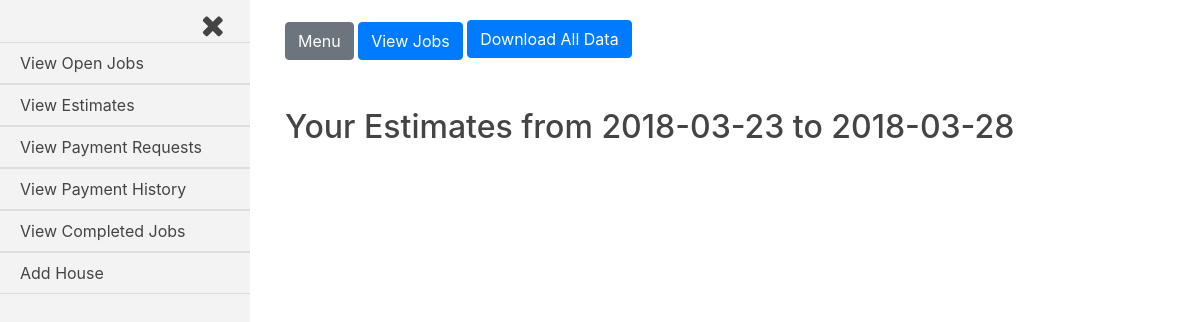
Before: /jobs_admin/proposed_jobs (signed in) with the older database file.
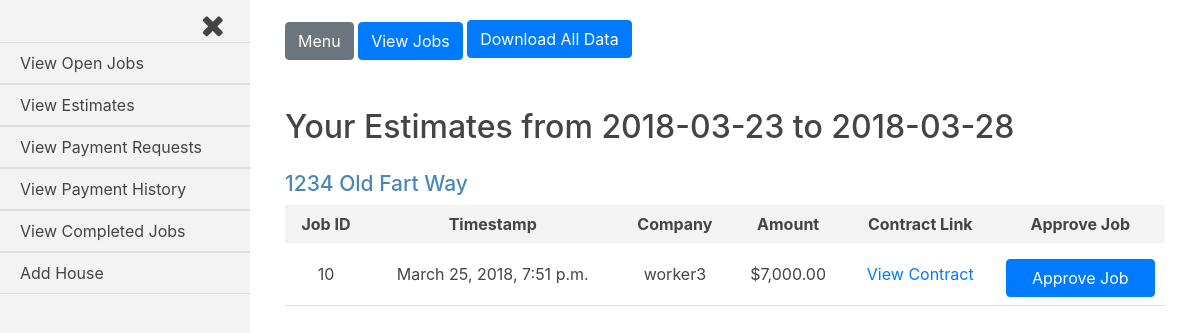
After: the same page with the newer database file.
### jobs/models.py (models this page shows, shortened)
class House(models.Model):
    address = models.CharField(max_length=250)
    companies = models.ManyToManyField(settings.AUTH_USER_MODEL, through='Current_Worker')
    proposed_jobs = models.BooleanField(default=False)
    pending_payments = models.BooleanField(default=False)
    payment_history = models.BooleanField(default=False)
    completed_jobs = models.BooleanField(default=False)
    customer = models.ForeignKey(settings.AUTH_USER_MODEL, on_delete=models.CASCADE, related_name='customer_house')
    def __str__(self):
        return self.address

class Job(models.Model):
    house = models.ForeignKey(House, on_delete=models.CASCADE)
    company = models.ForeignKey(settings.AUTH_USER_MODEL, on_delete=models.CASCADE)
    start_amount = models.DecimalField(max_digits=8, decimal_places=2, default=0.00)
    start_date = models.DateTimeField(auto_now_add=True, blank=True)
    total_paid = models.DecimalField(max_digits=8, decimal_places=2, default=0.00)
    approved = models.BooleanField(default=False)
    def generate_filename(self, filename):
        file_path = 'uploads/{}/{}'.format(str(self.house.address), str(filename))
        return file_path
    document_link = models.FileField(upload_to=generate_filename)
    balance_amount = models.DecimalField(max_digits=8, decimal_places=2, default=0.00)

### jobs_admin/views.py (the view)
@login_required
def proposed_jobs(request):
    current_user = request.user
    if current_user.is_active and current_user.groups.filter(name__in=['Customers', 'Customers Staff']).exists():
        customer = Customer(current_user)
        customer = customer.is_customer_staff()
        houses = customer.proposed_jobs_houses()
        jobs = customer.proposed_jobs()
        start_week = str(Customer.start_week.date())
        today = str(Customer.today.date())
        form = Change_Job_Status()
        template = loader.get_template('jobs_admin/proposed_jobs.html')
        context = {
            'houses': houses,
            'jobs': jobs,
            'current_user': current_user,
            'form': form,
            'start_week': start_week,
            'today': today
        }
        if request.method == 'POST':
            form = Change_Job_Status(request.POST)
            if form.is_valid():
                job_id = int(request.POST.get('job_id'))
                address = str(request.POST.get('job_house'))
                house = House.objects.get(address=address)
                job = Job.objects.get(pk=job_id)
                job.approved=True
                job.save()
                """add the user as a current worker on the house OR update current to True if they
                were a current worker OR do nothing if they are already active"""
                was_current = Current_Worker.objects.filter(house=house, company=job.company, current=False)
                is_current = Current_Worker.objects.filter(house=house, company=job.company, current=True)
                if was_current:
                    was_current[0].update(current=True)
                elif is_current:
                    pass
                else:
                    Current_Worker(house=house, company=job.company, current=True).save()
                """If the house has no more proposed jobs for the current week,
                set proposed_jobs=False
                AND if there were any requested payments because the job was previously approved,
                set pending=payments=True for the house"""
                jobs = Job.objects.filter(house=house, approved=False, start_date__range=[Customer.start_week, Customer.today])
                requested_payments = Request_Payment.objects.filter(house=house, job=job, approved=False)
                if not jobs:
                    house.proposed_jobs=False
                    house.save(update_fields=['proposed_jobs'])
                if requested_payments:
                    house.pending_payments=True
                    house.save(update_fields=['pending_payments'])
                return redirect('/jobs_admin/proposed_jobs')
        else:
            form = Change_Job_Status()
        return HttpResponse(template.render(context, request))
    else:
        return redirect('/accounts/login')

### jobs_admin/forms.py
class Change_Job_Status(ModelForm, forms.Form):
    class Meta:
        model = Job
        exclude = ['house', 'company', 'start_amount', 'start_date', 'total_paid', 'document_link', 'approved', 'balance_amount']

### customer_register/customer.py (called while the page is built)
    def current_two_week_results(self, houses, queryset, model, update_field={}, **kwargs):
        result_queryset = []
        for h in houses.iterator():
            for q in queryset.iterator():
                if q.house == h:
                    query_set_check = model.objects.filter(house=h, **kwargs)
                    if query_set_check:
                        setattr(h, list(update_field.keys())[0], list(update_field.values())[0][0])
                        h.save(update_fields=[list(update_field.keys())[0]])
                        result_queryset.append(h)
                        break
                    else:
                        setattr(h, list(update_field.keys())[0], list(update_field.values())[0][1])
                        h.save(update_fields=[list(update_field.keys())[0]])
        return result_queryset

    def houses(self):
        return House.objects.filter(customer=self.customer)

### jobs_admin/templates/jobs_admin/proposed_jobs.html (shortened to what this page needs)
{% extends 'base_login_admin.html' %}
{% load humanize %}
{% load static %}
{% load jobs_admin_group_check %}
{% block content %}
<h2>Your Estimates from {{start_week}} to {{today}}</h2>
{% for house in houses %}
<div class="job-container">
  <div class="house">
    <h3 class="house-address">{{house.address}}</h3>
  </div>
  <table class="job-summary">
    <tr class="job-headings">
      <th>Job ID</th>
      <th>Timestamp</th>
      <th>Company</th>
      <th>Amount</th>
      <th>Contract Link</th>
      {% if current_user|in_group:'Customers' %}
      <th>Approve Job</th>
      {% endif %}
    </tr>
    {% for job in jobs %}
      {% if job.house.address == house.address %}
    <tr class="job-info">
      <td>{{job.id}}</td>
      <td>{{job.start_date}}</td>
      <td>{{job.company}}</td>
      <td>${{job.start_amount|intcomma}}</td>
      <td><a href="{{job.document_link.url}}">View Contract</a></td>
      {% if current_user|in_group:'Customers' %}
      <td>
        <form class="change-job-status-form" action="" method="post">
          <input class="btn btn-primary change-job-status" type="submit" name="" value="Approve Job">
        </form>
      </td>
      {% endif %}
    </tr>
      {% endif %}
    {% endfor %}
  </table>
</div>
{% endfor %}
{% endblock content %}

Changed rows visible on the page:
now on this page (row edited): House: address "1234 Old Fart Way"
added Job: id "10", start_date "March 25, 2018, 7:51 p.m.", company "worker3", start_amount "7,000.00"
